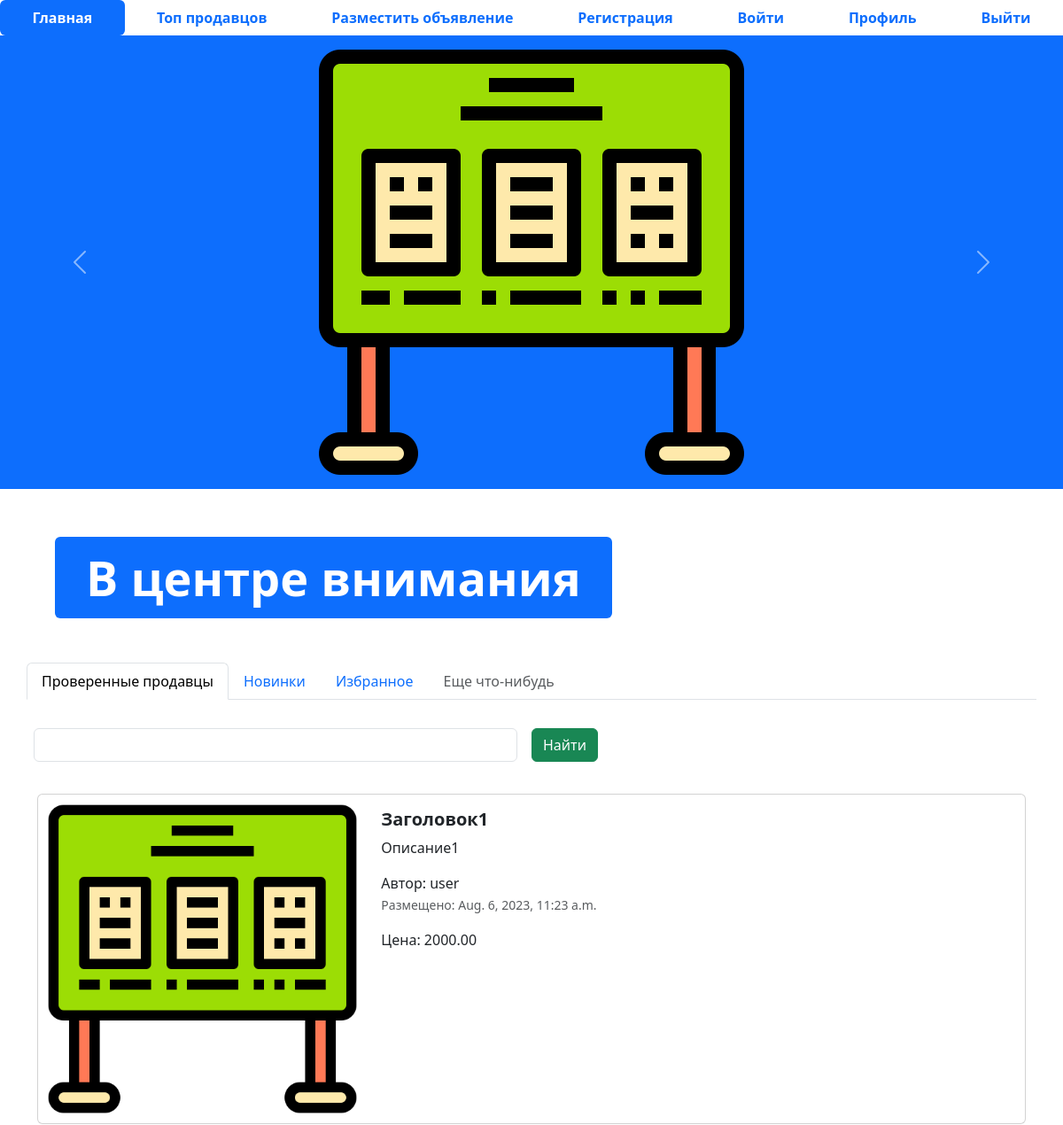
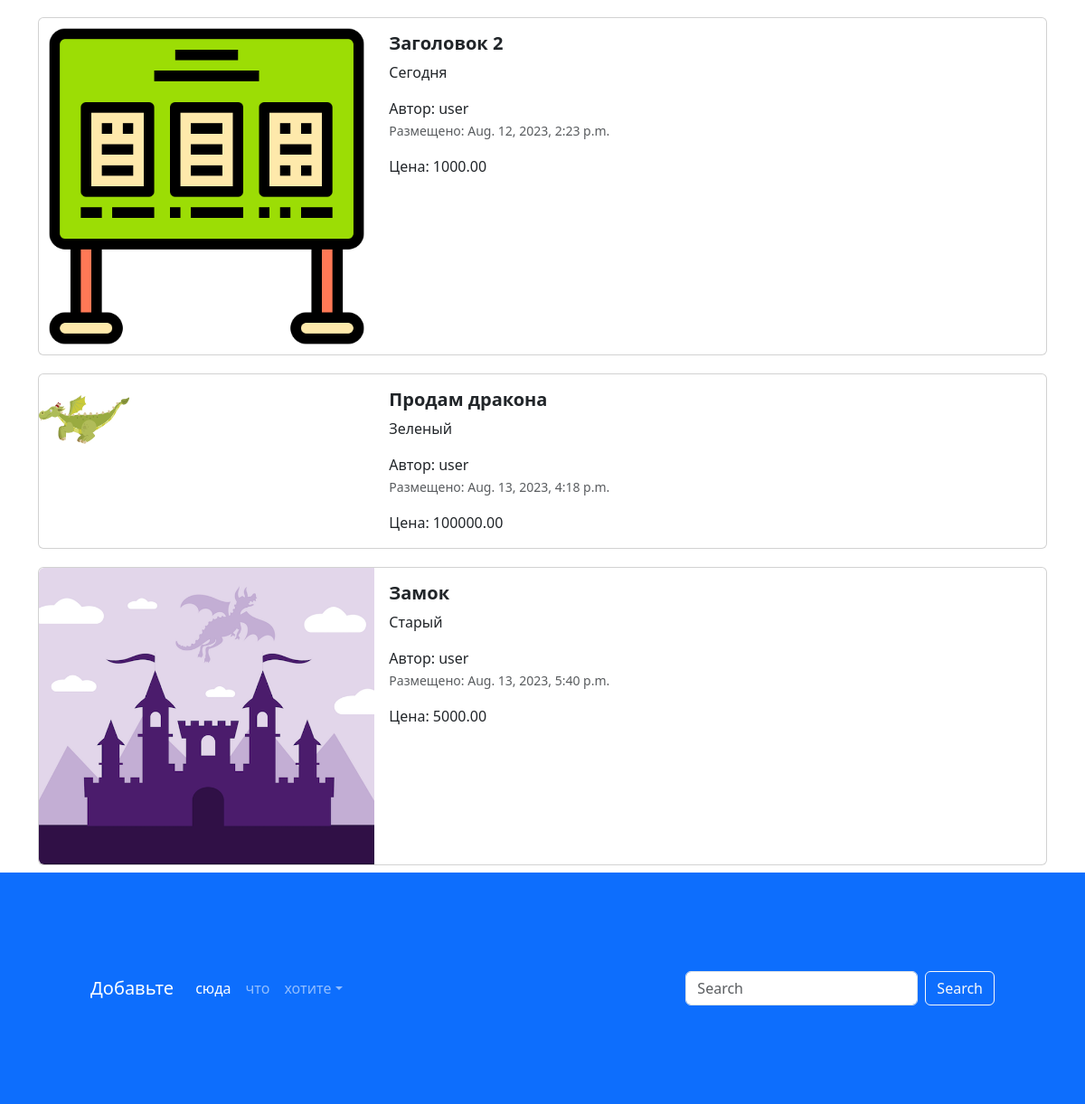
The page / on the database its author committed (2 pictures, top to bottom).
### app_advertisements/models.py (models this page shows, shortened)
class Advertisement(models.Model):
    title = models.CharField('Заголовок', max_length=128)
    description = models.TextField('Описание')
    price = models.DecimalField('Цена',max_digits=10,decimal_places=2)
    auction = models.BooleanField('Торг',help_text='Отметьте если торг уместен')
    created_at = models.DateTimeField(auto_now_add=True)
    updated_dt = models.DateTimeField(auto_now=True)
    user = models.ForeignKey(User,verbose_name='пользователь',on_delete=models.CASCADE)
    image = models.ImageField('Изображение', upload_to='advertisements/')
    class Meta:
        db_table = "advertisements"

### app_advertisements/views.py (the view)
# urls.py: path('',index, name='main-page'),
def index(request):
    advertisements=Advertisement.objects.all()
    context = {'advertisements': advertisements}
    return render(request,'index.html',context)

### templates/index.html (shortened to what this page needs)
{% extends 'base.html' %}
{% load static %}
{% block content %}
<ul class="nav nav-pills sticky-top bg-white nav-fill">
  <li class="nav-item">
    <a class="nav-link active" aria-current="page" href="index.html">
      <span style="font-weight: bold;">Главная</span>
    </a>
  </li>
  <li class="nav-item">
    <a class="nav-link" href="{% url 'top-sellers' %}"><span style="font-weight: bold;">Топ продавцов</span>
    </a>
  </li>
  <li class="nav-item">
    <a class="nav-link" href="advertisement-post.html">
      <span style="font-weight: bold;">Разместить объявление</span>
    </a>
  </li>
  <li class="nav-item">
    <a class="nav-link" href="register.html">
      <span style="font-weight: bold;">Регистрация</span>
    </a>
  </li>
  <li class="nav-item">
    <a class="nav-link" href="login.html">
      <span style="font-weight: bold;">Войти</span>
    </a>
  </li>
  <li class="nav-item">
    <a class="nav-link" href="profile.html">
      <span style="font-weight: bold;">Профиль</span>
    </a>
  </li>
  <li class="nav-item">
    <a class="nav-link" href="#">
      <span style="font-weight: bold;">Выйти</span>
    </a>
  </li>
</ul>
<div id="carouselExampleControls" class="carousel slide bg-primary" data-bs-ride="carousel">
  <div class="carousel-inner">
    <div class="carousel-item active">
      <img src="{% static 'img/item.png' %}" class="mx-auto d-block w-33" alt="...">
    </div>
  </div>
  <button class="carousel-control-prev" type="button" data-bs-target="#carouselExampleControls" data-bs-slide="prev">
    <span class="carousel-control-prev-icon" aria-hidden="true"></span>
  </button>
  <button class="carousel-control-next" type="button" data-bs-target="#carouselExampleControls" data-bs-slide="next">
    <span class="carousel-control-next-icon" aria-hidden="true"></span>
  </button>
</div>
<div class="container" style="margin: 50px;">
  <div class="display-2">
    <span class="badge bg-primary">В центре внимания</span>
  </div>
</div>
<div class="container">
  <div class="row">
    <ul class="nav nav-tabs bg-white">
      <li class="nav-item">
        <a class="nav-link active" aria-current="page" href="#">Проверенные продавцы</a>
      </li>
      <li class="nav-item">
        <a class="nav-link" href="#">Новинки</a>
      </li>
      <li class="nav-item">
        <a class="nav-link" href="#">Избранное</a>
      </li>
      <li class="nav-item">
        <a class="nav-link disabled" href="#" tabindex="-1" aria-disabled="true">Еще что-нибудь</a>
      </li>
    </ul>
    <form class="row g-3">
      <div class="col-auto w-50">
        <input type="text" class="form-control">
      </div>
      <div class="col-auto">
        <button type="submit" class="btn btn-success mb-3">Найти</button>
      </div>
    </form>
  </div>
  <div class="col">
    {% for adv in advertisements %}
    <div class="card mb-2" style="max-width: 1200px; margin-top: 20px;">
      <div class="row g-0">
        <div class="col-md-4">
          <a href="advertisement.html" class="nav-link">
            <img src="{% if adv.image %} {{ adv.image.url }} {% else %} {% static 'img/item.png' %} {% endif %}" class="img-fluid rounded-start" alt="Card title">
          </a>
        </div>
        <div class="col-md-8">
          <div class="card-body">
            <h5 class="card-title">
              <a href="advertisement.html" class="nav-link"><strong>{{ adv.title }}</strong></a>
            </h5>
            <a href="advertisement.html" class="nav-link">
              <p class="card-text">
                {{adv.description}}
              </p>
              <span>Автор: {{ adv.user }}</span>
              <p class="card-text"><small class="text-muted">Размещено: {{ adv.created_at }}</small></p>
              <span>Цена: {{adv.price}}</span>
            </a>
          </div>
        </div>
      </div>
    </div>
    {% endfor %}
  </div>
</div>
<footer style="padding: 100px;" class="bg-primary">
  <nav class="navbar navbar-expand-sm navbar-dark">
    <a class="navbar-brand" href="#">Добавьте</a>
    <div class="collapse navbar-collapse" id="collapsibleNavId">
      <ul class="navbar-nav me-auto mt-2 mt-lg-0">
        <li class="nav-item">
          <a class="nav-link active" href="#" aria-current="page">сюда</a>
        </li>
        <li class="nav-item">
          <a class="nav-link" href="#">что</a>
        </li>
        <li class="nav-item dropdown">
          <a class="nav-link dropdown-toggle" href="#" id="dropdownId" data-bs-toggle="dropdown" aria-haspopup="true"
             aria-expanded="false">хотите</a>
        </li>
      </ul>
      <form class="d-flex my-2 my-lg-0">
        <input class="form-control me-sm-2" type="text" placeholder="Search">
        <button class="btn btn-outline-light my-2 my-sm-0" type="submit">Search</button>
      </form>
    </div>
  </nav>
</footer>
{% endblock %}

### templates/base.html (shortened to what this page needs)
{% load static %}
<!DOCTYPE html>
<html lang="en">
<head>
  <link href="{% static 'css/bootstrap.min.css' %}" rel="stylesheet">
  <link rel="stylesheet" href="{% static 'css/fontello.css' %}">
</head>
<body>
{% block content %}
{% endblock %}
</body>
</html>

### rows shown on the page
Advertisement: title "Заголовок1", description "Описание1", user "user", created_at "Aug. 6, 2023, 11:23 a.m.", price "2000.00"
Advertisement: title "Заголовок 2", description "Сегодня", user "user", created_at "Aug. 12, 2023, 2:23 p.m.", price "1000.00"
Advertisement: image (picture), title "Продам дракона", description "Зеленый", user "user", created_at "Aug. 13, 2023, 4:18 p.m.", price "100000.00"
Advertisement: image (picture), title "Замок", description "Старый", user "user", created_at "Aug. 13, 2023, 5:40 p.m.", price "5000.00"
